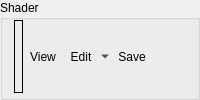
        <widget class="QGroupBox" name="csShaderGroup">
         <property name="sizePolicy">
          <sizepolicy hsizetype="Preferred" vsizetype="Minimum">
           <horstretch>0</horstretch>
           <verstretch>0</verstretch>
          </sizepolicy>
         </property>
         <property name="title">
          <string>Shader</string>
         </property>
         <layout class="QHBoxLayout" name="horizontalLayout_19">
          <property name="spacing">
           <number>0</number>
          </property>
          <property name="topMargin">
           <number>0</number>
          </property>
          <property name="bottomMargin">
           <number>4</number>
          </property>
          <item>
           <widget class="RDLabel" name="csShader">
            <property name="frameShape">
             <enum>QFrame::Box</enum>
            </property>
            <property name="text">
             <string/>
            </property>
           </widget>
          </item>
          <item>
           <widget class="QToolButton" name="csShaderViewButton">
            <property name="cursor">
             <cursorShape>PointingHandCursor</cursorShape>
            </property>
            <property name="toolTip">
             <string>Open Shader Source</string>
            </property>
            <property name="text">
             <string>View</string>
            </property>
            <property name="icon">
             <iconset resource="../../Resources/resources.qrc">
              <normaloff>:/action.png</normaloff>:/action.png</iconset>
            </property>
            <property name="toolButtonStyle">
             <enum>Qt::ToolButtonTextBesideIcon</enum>
            </property>
            <property name="autoRaise">
             <bool>true</bool>
            </property>
           </widget>
          </item>
          <item>
           <widget class="QToolButton" name="csShaderEditButton">
            <property name="toolTip">
             <string>Edit Shader</string>
            </property>
            <property name="text">
             <string>Edit</string>
            </property>
            <property name="icon">
             <iconset resource="../../Resources/resources.qrc">
              <normaloff>:/page_white_edit.png</normaloff>:/page_white_edit.png</iconset>
            </property>
            <property name="popupMode">
             <enum>QToolButton::MenuButtonPopup</enum>
            </property>
            <property name="toolButtonStyle">
             <enum>Qt::ToolButtonTextBesideIcon</enum>
            </property>
            <property name="autoRaise">
             <bool>true</bool>
            </property>
           </widget>
          </item>
          <item>
           <widget class="QToolButton" name="csShaderSaveButton">
            <property name="toolTip">
             <string>Save Shader SPIR-V</string>
            </property>
            <property name="text">
             <string>Save</string>
            </property>
            <property name="icon">
             <iconset resource="../../Resources/resources.qrc">
              <normaloff>:/save.png</normaloff>:/save.png</iconset>
            </property>
            <property name="toolButtonStyle">
             <enum>Qt::ToolButtonTextBesideIcon</enum>
            </property>
            <property name="autoRaise">
             <bool>true</bool>
            </property>
           </widget>
          </item>
          <item>
           <spacer name="csShaderSpacer">
            <property name="orientation">
             <enum>Qt::Horizontal</enum>
            </property>
            <property name="sizeHint" stdset="0">
             <size>
              <width>0</width>
              <height>0</height>
             </size>
            </property>
           </spacer>
          </item>
         </layout>
        </widget>
